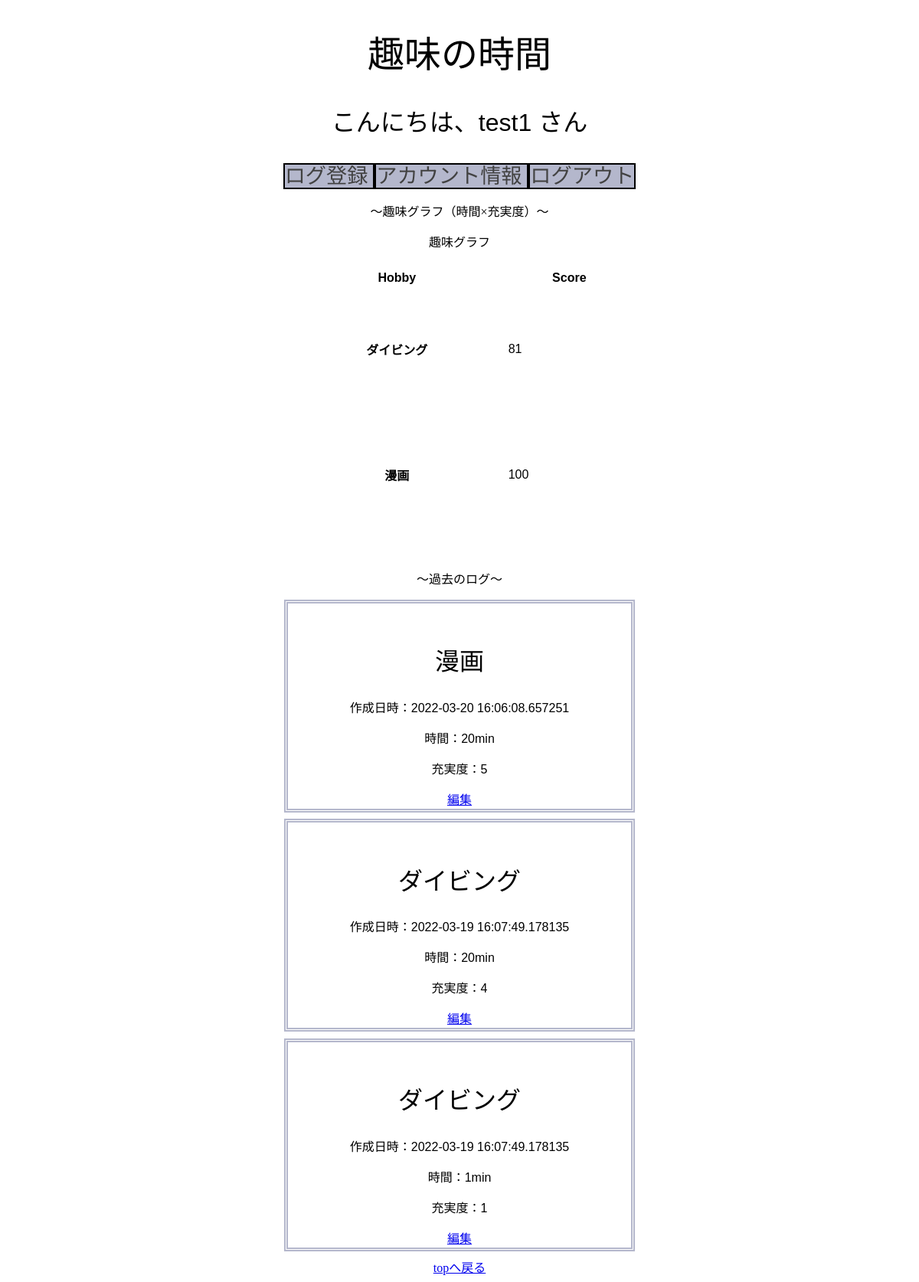
Screenshot of / (signed in) with the database file from the repository.
### app/app.py (models this page shows)
class User(UserMixin, db.Model):
    id = db.Column(db.Integer, primary_key=True)
    username = db.Column(db.String(20), nullable=False, unique=True)
    password = db.Column(db.String(20))

class LogArticle(db.Model):
    __tablename__ = 'hobbes'
    user_id = db.Column(db.Integer, nullable=False)
    log_id = db.Column(db.Integer, primary_key=True)
    hobby = db.Column(db.String(50), nullable=False)
    time = db.Column(db.Integer, nullable=True)
    feeling = db.Column(db.Integer, nullable=True)
    created_at = db.Column(db.DateTime, nullable=False, default=datetime.now(pytz.timezone('Asia/Tokyo')))

### app/app.py (the view)
@app.route('/')
@login_required
def top():
    if request.method == 'GET':
        logarticles = LogArticle.query.all()
        users = User.query.all()
        score, max_score = hobby_score(current_user.id)
        return render_template('top.html', logarticles=logarticles, user=current_user.username, score=score, max_score=max_score)

### app/app.py (called while the page is built)
@login_manager.user_loader
def load_user(user_id):
    return User.query.get(int(user_id))

### app/score.py (called while the page is built)
def hobby_score(user_id):
    date_now = datetime.now(pytz.timezone('Asia/Tokyo'))
    file_sqlite3 = "./hobby.db"
    connection = sqlite3.connect(file_sqlite3)
    df = pd.read_sql_query('SELECT * FROM hobbes', connection)
    df.loc[:, 'time*feeling'] = df.loc[:, 'time'] * df.loc[:, 'feeling']
    user_df = df[df["user_id"] == user_id]
    hobbies = user_df["hobby"].unique()
    score_dict = {}
    for hobby in hobbies:
        score = user_df[user_df["hobby"] == hobby]['time*feeling'].sum()
        score_dict[hobby] = score
    max_score = max(score_dict.values())
    connection.close()
    return score_dict, max_score

### app/templates/top.html
{% extends 'base.html' %}
{% block content %}
    <h1>趣味の時間</h1>
    <h2>こんにちは、{{user}} さん</h2>
    <a href="/log" class="btn-radius-solid">  ログ登録  </a>
    <a href="/account" class="btn-radius-solid">  アカウント情報  </a>
    <a href="/login" class="btn-radius-solid">  ログアウト  </a>
    <p>～趣味グラフ（時間×充実度）～</p>
    <table class="charts-css column show-labels show-primary-axis show-4-secondary-axes data-spacing-10", id="my_chart">
        <caption>趣味グラフ</caption>
        <thead>
            <tr>
                <th scope="col"> Hobby </th>
                <th scope="col"> Score </th>
            </tr>
        </thead>
        <tbody>
            {% for s in score %}
            <tr>
                <th scope="row"> {{s}} </th>
                <td style="--size: calc( {{score[s]}} / {{max_score*1.2}} )">{{score[s]}}</td>
            </tr>
            {% endfor %}
        </tbody>
    </table>
    <p>～過去のログ～</p>
    {% for logarticle in logarticles[::-1] %}
        {% if logarticle.user_id == current_user.id %}
       <article class="log">
            <h2>{{logarticle.hobby}}</h2>
            <p>作成日時：{{logarticle.created_at}}</p>
            <p>時間：{{logarticle.time}}min</p>
            <p>充実度：{{logarticle.feeling}}</p>
            <a href="/edit/{{logarticle.log_id}}">編集</a>
        </article>
        {% endif %}
    {% endfor %}
{% endblock %}

### app/templates/base.html (style rules this page uses)
body { background-color: rgb(255, 255, 255); }
h1 { font: 3rem 'Fira Sans', sans-serif; }
h2 { font: 2rem 'Fira Sans', sans-serif; }
a[class="btn-radius-solid"] { background: #b4b7cc; border: 0; font-size: 1.7rem; width: 9%; height: 50px; color: rgb(66, 66, 66); cursor: pointer; transition: background 0.3s ease-in-out; text-decoration: none; border: 2px black solid; }
table[id='my_chart'] { padding: 1.5rem; font: 1rem 'Fira Sans', sans-serif; margin: 2px; width: 500px; height: 400px; margin-left: auto; margin-right: auto; }
article[class='log'] { padding: 1.5rem; background-color: rgb(255, 255, 255); font: 1rem 'Fira Sans', sans-serif; margin: 1ex; width: 400px; height: 220px; margin-left: auto; margin-right: auto; border: #b4b7cc thick double; }

### rows the page displays
User: username "test1"
LogArticle: hobby "ダイビング", hobby "81", created_at "2022-03-19 16:07:49.178135", time "1", feeling "1"
LogArticle: hobby "漫画", hobby "100", created_at "2022-03-20 16:06:08.657251", time "20", feeling "5"
LogArticle: hobby "ダイビング", created_at "2022-03-19 16:07:49.178135", time "20", feeling "4"
